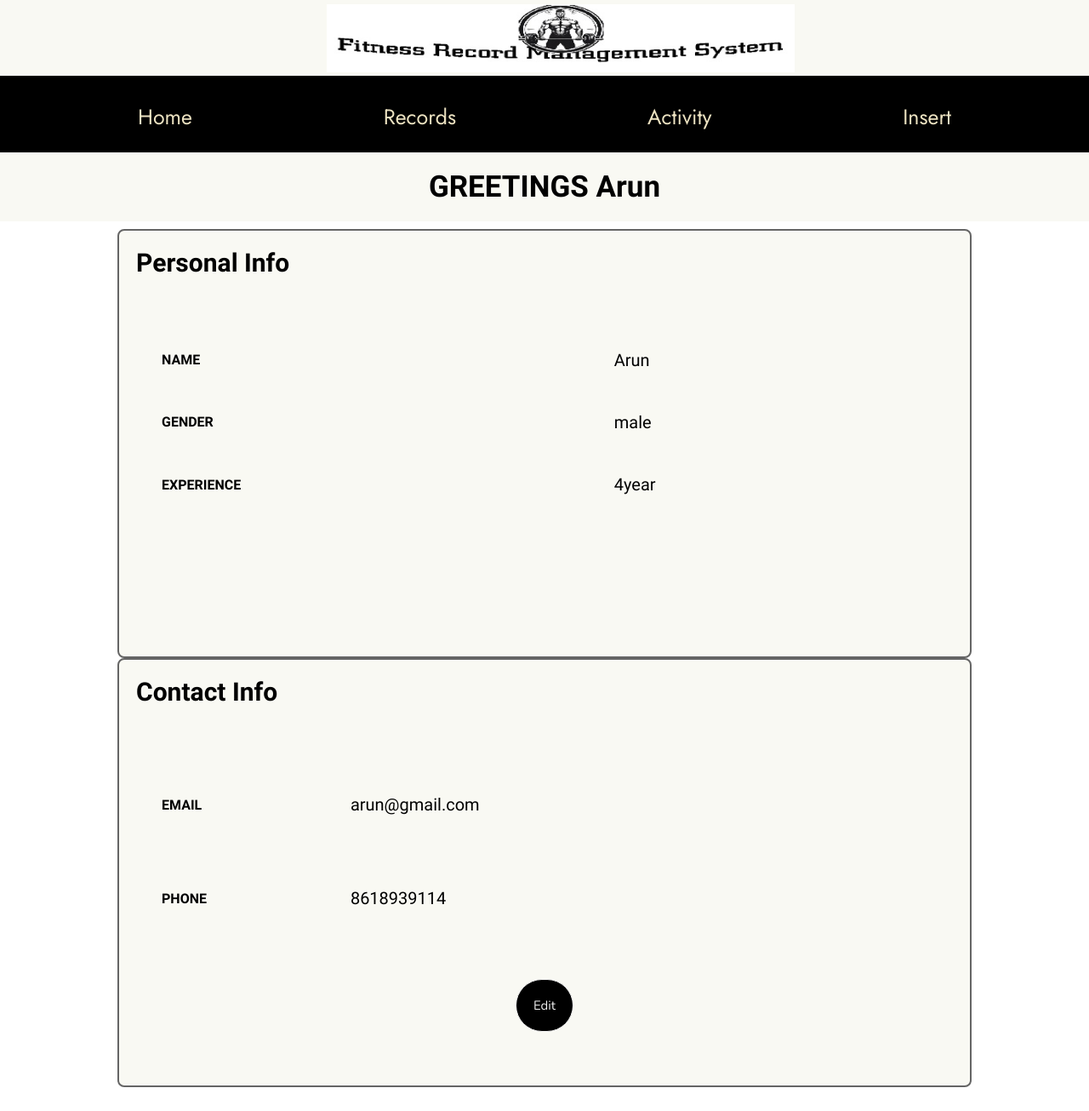
Screenshot of /tdashboard.php (signed in) with the database file from the repository.
### tables this page shows
CREATE TABLE `trainer` (
  `t_id` int(15) NOT NULL,
  `password` varchar(20) NOT NULL,
  `name` varchar(20) NOT NULL,
  `email` varchar(25) NOT NULL,
  `phone` bigint(15) NOT NULL,
  `gender` varchar(10) NOT NULL,
  `experience` varchar(10) NOT NULL
);

### tdashboard.php (the view, shortened to what this page needs)
<!DOCTYPE html>
<html>
<head>
    <link rel="stylesheet" type="text/css" href="css/ddash_style.css">
</head>
<body>
<div class="top_img"><img src="Resource/logo12.jpg"></div>
<div class="navigation-bar" style="text-align: center">
    <a href="tdashboard.php">Home</a>
    <a href="trecords.php">Records</a>
    <a href="tactivity.php">Activity</a>
    <a href="tinsert.php">Insert</a>
</div>
<?php
require "connection.php";
$uid = $_SESSION["userID"];
$sql = "SELECT t_id, name, gender, email, phone, experience FROM trainer WHERE t_id=?";
$stmt = mysqli_stmt_init($conn);
if (!mysqli_stmt_prepare($stmt, $sql)) {
    header("Location: ddashboard.php?error=sqlerror");
    exit();
} else {
    mysqli_stmt_bind_param($stmt, "i", $uid);
    mysqli_stmt_execute($stmt);
    $result = mysqli_stmt_get_result($stmt);
    if ($row = mysqli_fetch_assoc($result)) {
        $name = $row["name"];
        $gender = $row["gender"];
        $dob = $row["experience"];
        $email = $row["email"];
        $phone = $row["phone"];
        echo "
        <div class='welcome'><h2 class='welcome_mssg'> GREETINGS $name </h2></div>
            <div class='pi_box'>
                <div class='pi_table'>
                    <h3>Personal Info</h3>
                    <table>
                        <tr><th>NAME</th><td>$name</td></tr>
                        <tr><th>GENDER</th><td>$gender</td></tr>
                        <tr><th>EXPERIENCE</th><td>$dob</td></tr>
                    </table>
                </div>
            </div>
            <div class='ci_box'>
                <div class='ci_table'>
                    <h3>Contact Info</h3>
                    <table>
                        <tr><th>EMAIL</th><td>$email</td></tr>
                        <tr><th>PHONE</th><td>$phone</td></tr>
                    </table>
                    <a href='user_info_edit.php'>Edit</a>
                </div>
            </div>
            <div class='footer'></div>
        ";
    } else {
        header("Location: ddashboard.php?error=nouser");
        exit();
    }
}
?>
</body>
</html>

### css/ddash_style.css (style rules this page uses)
* { margin: 0; padding: 0; }
.top_img { width: 100%; background-color: #f9f9f3; }
.top_img img { width: 550px; height: 80px; margin: 5px 30% auto; }
.navigation-bar { background-color: black; overflow: hidden; font-family: "Jost", sans-serif; height: 90px; text-align: center; }
.navigation-bar a { display: inline-block; float: none; font-size: 25px; text-decoration: none; color: #ece2c1; padding: 30px 30px; margin: 0 80px; }
.welcome { position: relative; width: 100%; height: 90px; }
.welcome_mssg { font-family: "Barlow Condensed", sans-serif; font-size: 35px; background: #f9f9f3; text-align: center; padding: 20px; }
.pi_box, .ci_box { text-align: center; }
.pi_table, .ci_table { display: inline-block; width: 1000px; height: 500px; border: 2px solid rgb(101 101 101); border-radius: 8px; font-family: "Barlow Condensed", sans-serif; background: #f9f9f3; }
.pi_table h3, .ci_table h3 { margin: 2%; text-align: left; font-size: 30px; }
.pi_table table, .ci_table table { font-family: "Questrial", sans-serif; height: 300px; width: 900px; text-align: left; padding: 30px; border-spacing: 20px; padding: 30px; }
.pi_table table td, .ci_table table td { font-size: 20px; }
.ci_table a { display: inline-block; background: black; padding: 20px; margin-left: 320; text-decoration: none; font-family: "Nunito", sans-serif; font-size: 15px; color: #f1f1f1; border: 1px solid #f1f1f1; border-radius: 40px; outline: none; }

### rows the page displays
trainer: name "Arun", gender "male", experience "4year", email "arun@gmail.com", phone "8618939114"
